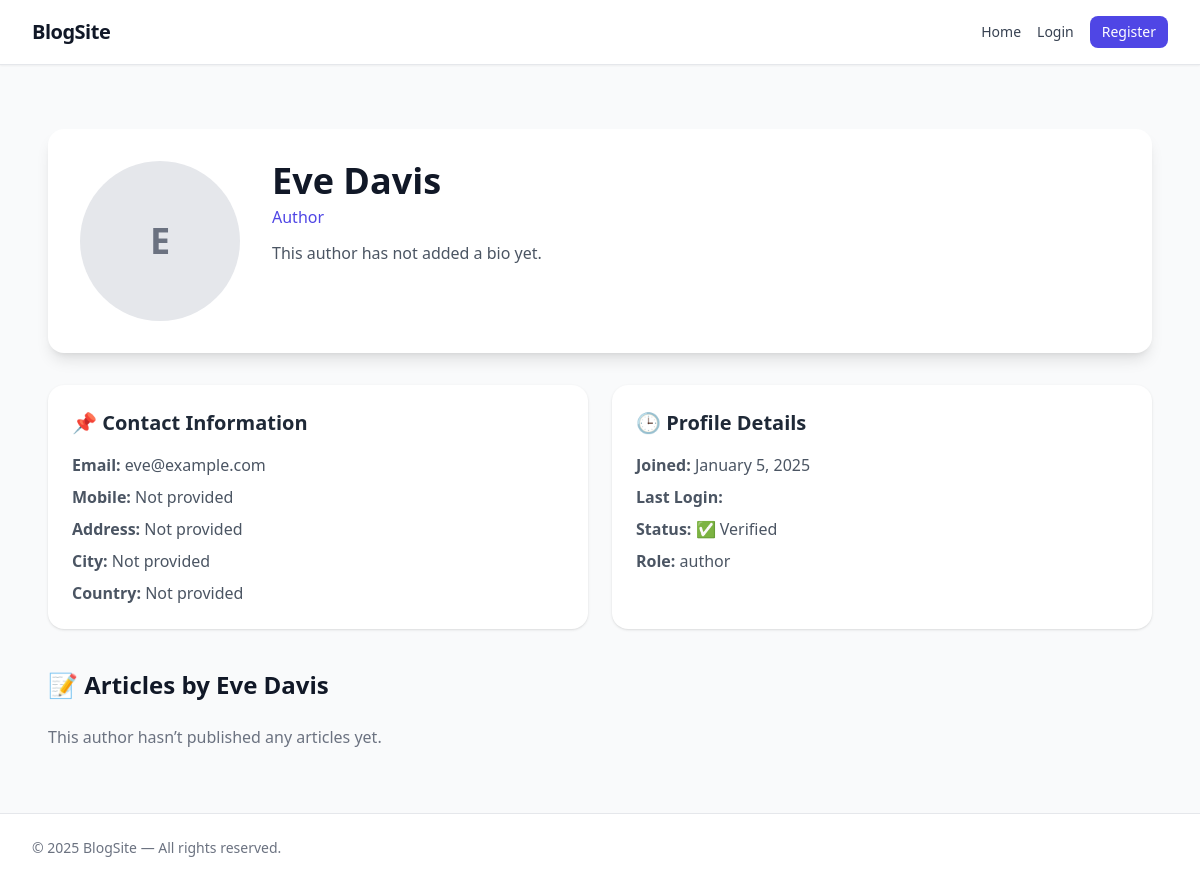
Before: /accounts/profile/5/ with the older database file.
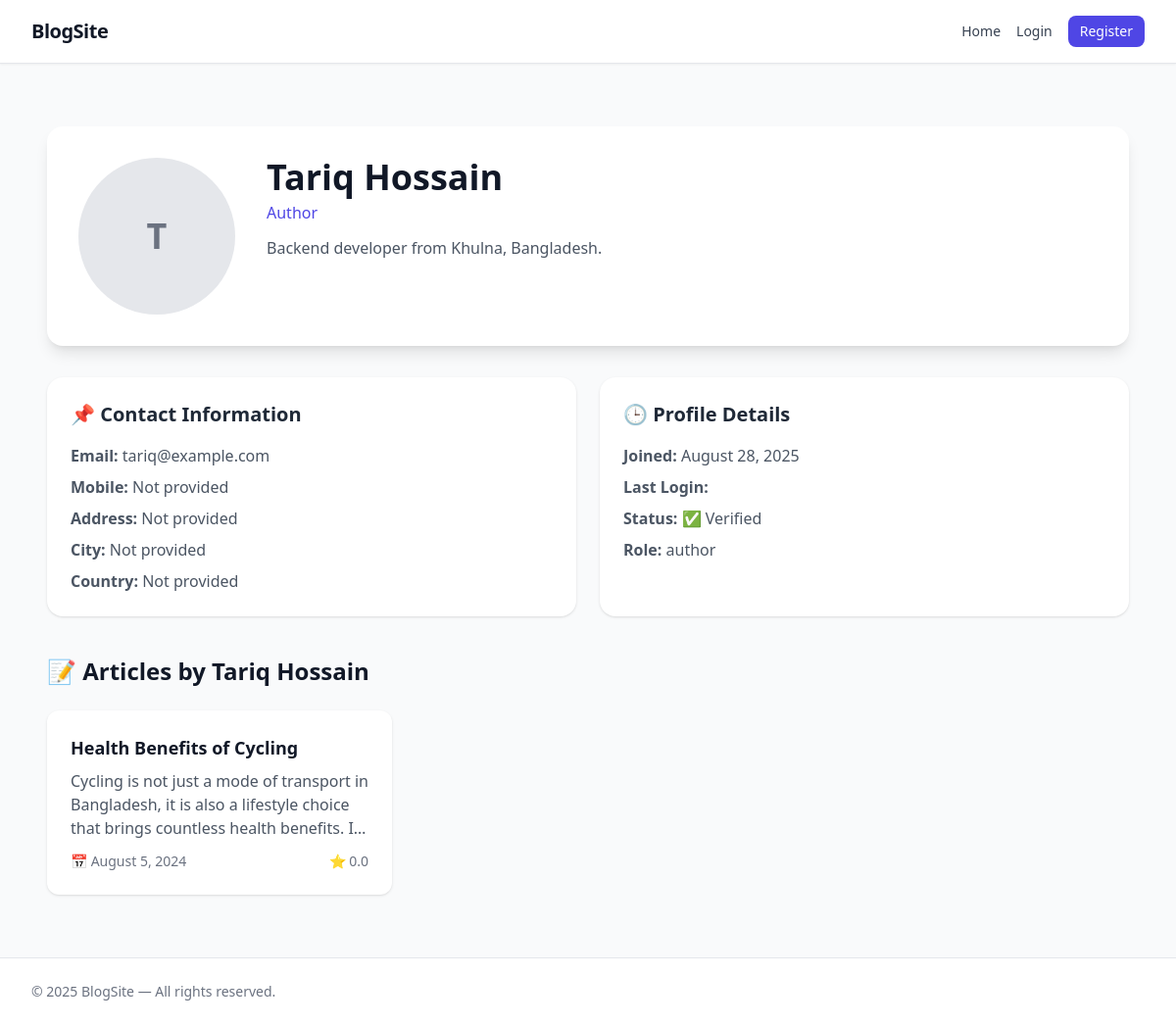
After: the same page with the newer database file.
### accounts/models.py (models this page shows, shortened)
class CustomUser(AbstractUser): #inherit AbstractUser #Creating CustomUser model #Note : Must be register in settings the changes
    role_choices = (
        ('admin', 'Admin'),
        ('author', 'Author'),
        ('reader', 'Reader')
    )
    role = models.CharField(max_length=10, choices=role_choices, default='author')
    email = models.EmailField(unique=True)
    is_verified = models.BooleanField(default=False)
    agreed_t_and_c = models.BooleanField(default=False)
    bio = models.TextField(blank=True)
    twitter = models.URLField(blank=True, null=True)
    linkedin = models.URLField(blank=True, null=True)
    facebook = models.URLField(blank=True, null=True)
    address_line_1 = models.CharField(blank=True, max_length=100) #can be null in database , blank is only for admin panel.
    address_line_2 = models.CharField(blank=True, max_length=100)
    city = models.CharField(blank=True, max_length=20)
    postcode = models.CharField(blank=True, max_length=20)
    country = models.CharField(blank=True, max_length=20)
    mobile = models.CharField(blank=True, max_length=15)
    profile_picture = models.ImageField(null=True, blank=True, upload_to="user_profile") #one folder will be created inside media/user_profile/abc.jpg
    USERNAME_FIELD = "email" #Now our username field is email , override parent behaivour
    REQUIRED_FIELDS = [] #USERNAME_FIELD is already a required field , so , no need to say again REQUIRED_FIELDS ['email'] that is making blank
    username = models.CharField(max_length=150,default="user") #username is still required field in AbstractUser so we are providing default value as email
    objects = CustomUserManager()
    @property
    def full_name(self):
        if self.first_name == "" and self.last_name == "":
            return f"{self.username}{self.id}"
        return f"{self.first_name}  {self.last_name}"

### blog/models.py (models this page shows, shortened)
class TimeStampedModel(models.Model):
    created_at = models.DateTimeField(auto_now_add=True)
    updated_at = models.DateTimeField(auto_now=True)
    class Meta:
        abstract = True #means for this class inside database table will be not created.. this class will be inherited by other classes.

class Blog(TimeStampedModel):
    title = models.CharField(max_length=200)
    slug = models.SlugField(blank=True, unique=True)
    body = models.TextField()
    author = models.ForeignKey(CustomUser, on_delete=models.CASCADE, related_name="blogs")
    categories = models.ManyToManyField(Category, related_name="blogs", blank=True)

### accounts/views.py (the view)
# urls.py: path("profile/<id>/", views.user_dashboard, name="profile"),
def user_dashboard(request,id):
    author = CustomUser.objects.get(id=id)
    blogs = Blog.objects.filter(author=author).prefetch_related("categories", "reviews")
    for blog in blogs:
        blog.avg_rating = blog.reviews.aggregate(avg=Avg("rating"))["avg"] or 0
    return render(request, "accounts/profile.html", {
        "author": author,
        "blogs": blogs,
    })

### accounts/templates/accounts/profile.html (shortened to what this page needs)
{% extends "base.html" %}
{% block content %}
<div class="max-w-6xl mx-auto py-10 px-4">
  <div class="bg-white shadow-lg rounded-2xl p-8 flex flex-col md:flex-row items-center md:items-start gap-8">
    <div class="flex-shrink-0">
      {% if author.profile_picture %}
        <img src="{{ author.profile_picture.url }}" alt="{{ author.full_name }}"
             class="w-40 h-40 rounded-full object-cover border-4 border-indigo-500 shadow-lg">
      {% else %}
        <div class="w-40 h-40 rounded-full flex items-center justify-center bg-gray-200 text-gray-500 text-4xl font-bold">
          {{ author.first_name|slice:":1"|default:"A" }}
        </div>
      {% endif %}
    </div>
    <div class="flex-1">
      <h1 class="text-4xl font-bold text-gray-900">{{ author.full_name|default:author.username }}</h1>
      <p class="text-indigo-600 font-medium mt-1 capitalize">{{ author.role }}</p>
      <p class="text-gray-600 mt-3">{{ author.bio|default:"This author has not added a bio yet." }}</p>
    </div>
  </div>
  <div class="mt-8 grid md:grid-cols-2 gap-6">
    <div class="bg-white p-6 rounded-2xl shadow">
      <h2 class="text-xl font-semibold text-gray-800 mb-4">📌 Contact Information</h2>
      <ul class="space-y-2 text-gray-600">
        <li><strong>Email:</strong> {{ author.email }}</li>
        <li><strong>Mobile:</strong> {{ author.mobile|default:"Not provided" }}</li>
        <li><strong>Address:</strong> {{ author.address_line_1|default:"Not provided" }}</li>
        <li><strong>City:</strong> {{ author.city|default:"Not provided" }}</li>
        <li><strong>Country:</strong> {{ author.country|default:"Not provided" }}</li>
      </ul>
    </div>
    <div class="bg-white p-6 rounded-2xl shadow">
      <h2 class="text-xl font-semibold text-gray-800 mb-4">🕒 Profile Details</h2>
      <ul class="space-y-2 text-gray-600">
        <li><strong>Joined:</strong> {{ author.date_joined|date:"F j, Y" }}</li>
        <li><strong>Last Login:</strong> {{ author.last_login|date:"F j, Y, H:i" }}</li>
        <li><strong>Status:</strong> {% if author.is_verified %}
            ✅ Verified
          {% else %}
            ❌ Not Verified
          {% endif %}
        </li>
        <li><strong>Role:</strong> {{ author.role }}</li>
      </ul>
    </div>
  </div>
  <div class="mt-10">
    <h2 class="text-2xl font-bold mb-6 text-gray-900">📝 Articles by {{ author.full_name|default:author.username }}</h2>
    {% if blogs %}
      <div class="grid md:grid-cols-2 lg:grid-cols-3 gap-6">
        {% for blog in blogs %}
          <a href="{% url 'blog_detail' blog.slug %}"
             class="block bg-white p-6 rounded-xl shadow hover:shadow-lg transition">
            <h3 class="text-lg font-bold text-gray-900">{{ blog.title }}</h3>
            <p class="text-gray-600 mt-2 line-clamp-3">{{ blog.body|truncatewords:25 }}</p>
            <div class="mt-3 text-sm text-gray-500 flex justify-between">
              <span>📅 {{ blog.created_at|date:"F j, Y" }}</span>
              <span>⭐ {{ blog.avg_rating|floatformat:1 | default:0 }}</span>
            </div>
          </a>
        {% endfor %}
      </div>
    {% else %}
      <p class="text-gray-500">This author hasn’t published any articles yet.</p>
    {% endif %}
  </div>
</div>
{% endblock %}

Changed rows visible on the page:
changed CustomUser "Author": first_name "E" → "T"; full_name "Eve Davis" → "Tariq Hossain"; bio "This author has not added a bio yet." → "Backend developer from Khulna, Bangladesh."; email "eve@example.com" → "tariq@example.com"; date_joined "January 5, 2025" → "August 28, 2025"
added Blog: title "Health Benefits of Cycling", body "Cycling is not just a mode of transport in Bangladesh, it is also a lifestyle choice that brings countless health benefits.…", created_at "August 5, 2024", avg_rating "0.0"
Other visible differences:
text no longer shown: "This author hasn’t published any articles yet."
